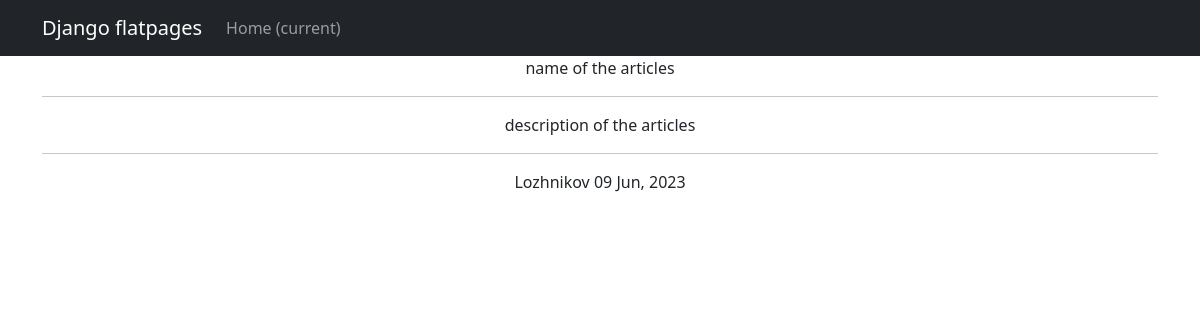
Before: /news/2 with the older database file.
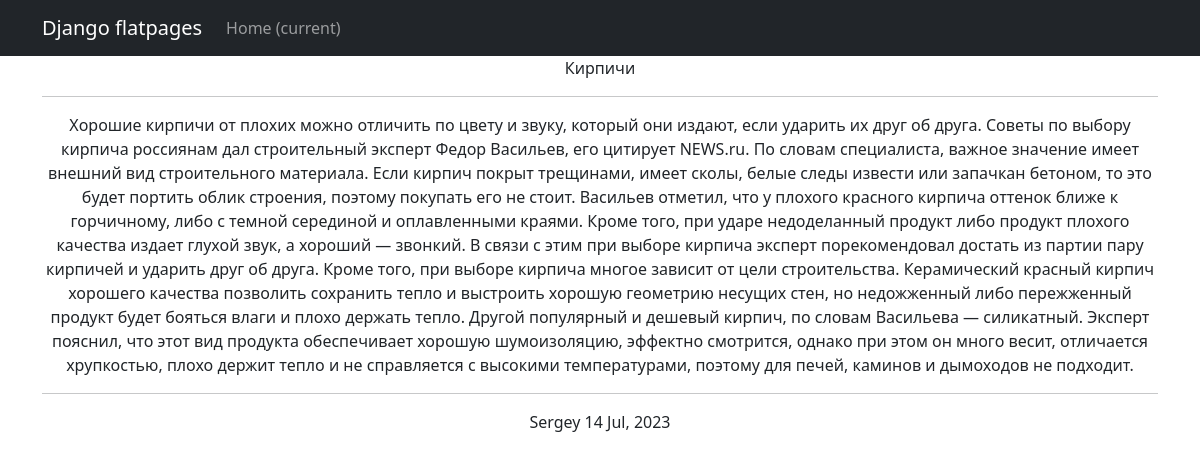
After: the same page with the newer database file.
### newapp/models.py (models this page shows, shortened)
class Post(models.Model):
    author = models.ForeignKey(Author, on_delete=models.CASCADE)
    NEWS = 'NW'
    ARTICLE = 'AT'
    CATEGORY_CHOICES = (
        (NEWS, 'Новость'),
        (ARTICLE, 'Статья'),
    )
    categoryType = models.CharField(max_length=2, choices=CATEGORY_CHOICES, default=ARTICLE)
    dateCreation = models.DateTimeField(auto_now_add=True)
    postCategory = models.ManyToManyField(Category, through='PostCategory')
    title = models.CharField(max_length=128)
    text = models.TextField()
    rating = models.SmallIntegerField(default=0)

class Author(models.Model):
    authorUser = models.OneToOneField(User, on_delete=models.CASCADE)
    ratingAuthor = models.SmallIntegerField(default=0)

### newapp/views.py (the view)
# urls.py: path('<int:pk>', PostDetail.as_view(), name='post_detail'),
class PostDetail(DetailView):
    model = Post
    context_object_name = 'Post'
    template_name = 'post.html'

### newapp/templatetags/censor.py (called while the page is built)
@register.filter()
def censor(value):
    words_to_censor = ['редиска', 'капустка', 'картошка']
    if not isinstance(value, str):
        raise ValueError("Значение должно быть строкой")
    for word in words_to_censor:
        value = value.replace(word, word[0] + '*' * len(word))
    return mark_safe(value)

### templates/post.html (shortened to what this page needs)
{% extends 'flatpages/default.html' %}
{% load censor %}
{% block content %}
<td>{{ Post.title|censor }}</td>
<hr>
<td>{{ Post.text|censor }}</td>
<hr>
<td>{{ Post.author.authorUser }}</td>
<td>{{ Post.dateCreation|date:"d M, Y" }}</td>
{% endblock content %}

Changed rows visible on the page:
changed Post: title|censor "name of the articles" → "Кирпичи"; text|censor "description of the articles" → "Хорошие кирпичи от плохих можно отличить по цвету и звуку, который они издают, если ударить их друг об друга. Советы по выбору кирпича россиянам дал строительный эксперт Федор Васильев, его цитирует NEWS.ru. По словам специалиста, важное значение имеет внешний вид строительного материала. Если кирпич покрыт трещинами, имеет сколы, белые следы извести или запачкан бетоном, то это будет портить облик строения, поэтому покупать его не стоит. Васильев отметил, что у плохого красного кирпича оттенок ближе к горчичному, либо с темной серединой и оплавленными краями. Кроме того, при ударе недоделанный продукт либо продукт плохого качества издает глухой звук, а хороший — звонкий. В связи с этим при…"; author.authorUser "Lozhnikov" → "Sergey"; dateCreation "09 Jun, 2023" → "14 Jul, 2023"
